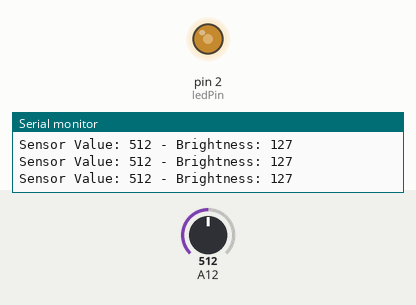
Recording of a sketch running on a simulated Arduino Mega 2560, built with avr-gcc and run on an emulated ATmega2560. Parts: output pins drawn as LEDs (lit = HIGH), the last lines printed to the serial monitor. The inputs (shaded band) are chosen by the test bench; at power-on: A12 = 512.

Above: at 1.2 s.
1.3 s: A12 set to 411
At 2.0 s:
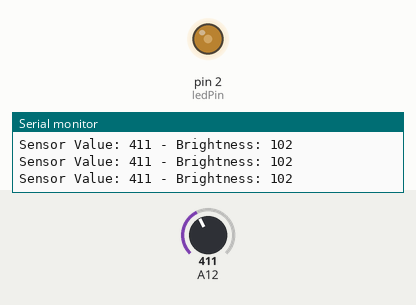
4.3 s: A12 set to 384
At 5.5 s:
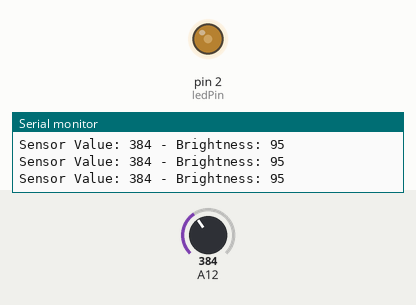
7.3 s: A12 set to 716
At 7.6 s:
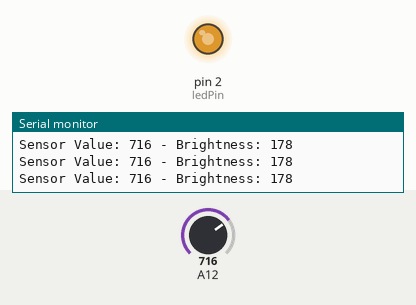
8.8 s: A12 set to 900
At 10.0 s:
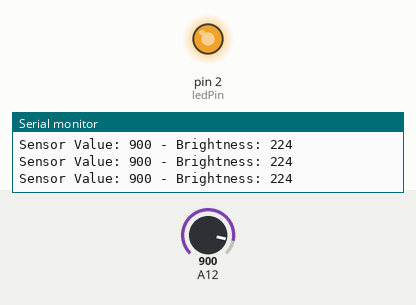
10.3 s: A12 set to 122
At 11.1 s:
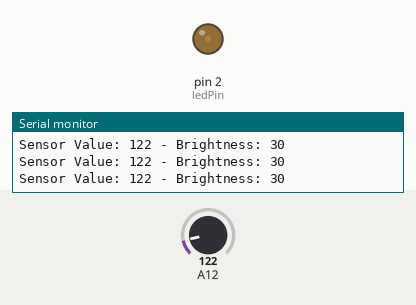
11.8 s: A12 set to 105
At 12.2 s:
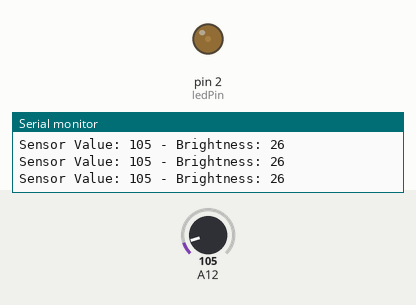
13.3 s: A12 set to 89
Timing chart, 0 to 16.3 s (numbered marks = the images above; inputs shaded):
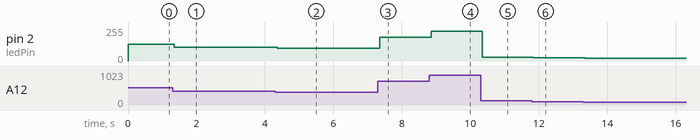

Measured:
- after the input at 1.3 s, pin 2 (ledPin): 127/255 → 102/255 after 0.06 s
- after the input at 4.3 s, pin 2 (ledPin): 102/255 → 95/255 after 0.06 s
- after the input at 7.3 s, pin 2 (ledPin): 95/255 → 178/255 after 0.05 s
- after the input at 8.8 s, pin 2 (ledPin): 178/255 → 224/255 after 0.05 s
- after the input at 10.3 s, pin 2 (ledPin): 224/255 → 30/255 after 0.05 s
- after the input at 11.8 s, pin 2 (ledPin): 30/255 → 26/255 after 0.05 s
- after the input at 13.3 s, pin 2 (ledPin): 26/255 → 22/255 after 0.05 s

The sketch:

photo_test.ino
```cpp
const int photoResistorPin = 28;  // フォトトランジスタのピン
const int ledPin = 2;  // LEDのピン

void setup() {
  Serial.begin(9600);
  pinMode(ledPin , OUTPUT);
}

void loop() {
  int sensorValue = analogRead(photoResistorPin);  // フォトトランジスタの値を読み取る
  int brightness = map(sensorValue, 0, 1023, 0, 255);  // フォトトランジスタの値をLEDの明るさにマップ

  Serial.print("Sensor Value: ");
  Serial.print(sensorValue);
  Serial.print(" - Brightness: ");
  Serial.println(brightness);

  analogWrite(ledPin , brightness);  // 各LEDの明るさを設定

}
```
